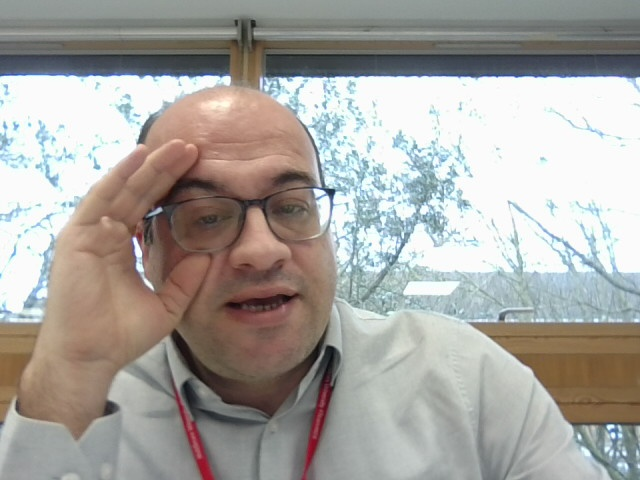
#> input picture Week2/Week 2 Codes/test_image.jpg, 640 x 480 px
$ jupyter execute --allow-errors V6_Colours.ipynb
#> lines starting #> are read from the running program, lines starting #| are printed output that depends on the picture; after the words box and inside, x2 and y2 are one past the last pixel; in counts of white or black regions, pixels touching at a corner belong together
# Colour processing

RGB is used to display colours for human benefit<br>
HSV are meaningful physical measures more convenient for processing<br>
https://en.wikipedia.org/wiki/HSL_and_HSV

[cell 1]
import cv2
import numpy as np
import matplotlib.pyplot as plt
plt.rcParams['figure.dpi'] = 100    # use to set resolution for all images

Load a colour image

[cell 2]
img = cv2.imread('image/Ace.png') # img = cv2.imread('./images/r5.jpg') #
cv2.imshow('image',img)
cv2.waitKey(0)
cv2.destroyAllWindows()

#> (a cell that did not finish here is left out)

Let's define a function for plotting a histogram for each image component

[cell 4]
def colour_histogram(image, space):
# the function gives the user the option to label the plot either RGB or HSV
# but does not convert or detect the actual format
#> called with space = 'rgb'
    if space == 'rgb':
        labels = ['Blue', 'Green', 'Red']
    elif space == 'hsv':
        labels = ['Hue', 'Saturation', 'Value']
    else:
        labels = ['Component 1', 'Component 2', 'Component 3']

    fig, ax = plt.subplots(1, 3, figsize=(15, 5))

    for h in range(3):
        ax[h].hist(image[:,:,h].ravel(),256,[0,256])
        ax[h].set_title(labels[h])

    plt.show()

Plot three histograms, for each colour component: B, G, R

#> (a cell that did not finish here is left out)

Plot three histograms, for each colour component: H, S, V

#> (a cell that did not finish here is left out)

[cell 7]
# function for plotting the histogram of hue values in the corresponding colours
def hue_histogram(image):
    img_HSV = cv2.cvtColor(image, cv2.COLOR_BGR2HSV);
    plt.figure()
    plt.xlim(0, 180)
    cm = plt.cm.get_cmap('hsv')
    n, bins, patches = plt.hist(img_HSV[:,:,0].ravel(), 256)
    for i, p in enumerate(patches):
        plt.setp(p, 'facecolor', cm(i/256))
    plt.show()

[cell 8]
img = cv2.imread('Ace.png')
#> (the rest of this cell did not finish here and is left out)

HSV seems to be a better representation for colours, but how can we identify colours using HSV space?

[cell 9]
import numpy as np
import matplotlib.pyplot as plt
from mpl_toolkits.mplot3d import Axes3D
from matplotlib import cm

def gauss(x, mu, sigma):
    return (2*np.pi*sigma**2)**(-.5) * np.exp(-(x-mu)**2/(2*sigma**2))

# for each colour we estimated mean and standard deviation of H, S and V values
colours = {}
colours['wood'] =        [[35.57,  37.35, 193.42], [7.63,  9.79, 13.81]] # these values will be used below
colours['red'] =         [[13.16, 127.28, 177.41], [9.83, 18.00, 32.83]]
colours['yellow'] =      [[31.09, 101.74, 208.73], [0.94, 15.65, 10.60]]
colours['blue'] =        [[99.87, 109.19, 220.15], [0.60,  9.25, 20.20]]
colours['green'] =       [[72.79, 105.61, 155.12], [1.34,  9.95, 15.63]]
colours['light_green'] = [[48.68, 110.81, 214.38], [2.45, 20.04, 19.22]]

plot_colour = {'wood':'k', 'red':'r', 'yellow':'y', 'blue':'b', 'green':'g', 'light_green':'c'}
labels = ['H', 'S', 'V']

# single channel plot of statistical distribution of each colour
channel = 0 # change value: 0, 1, 2, to plot each channel
for c in colours.keys():
    mu = colours[c][0][channel]
    sigma = colours[c][1][channel]
    min_x = mu - 4*sigma
    max_x = mu + 4*sigma
    x = np.linspace(min_x,max_x,100)
    y = gauss(x,mu,sigma)
    plt.plot(x,y,plot_colour[c])
plt.xlabel(labels[channel])
plt.legend(colours.keys())
plt.show()
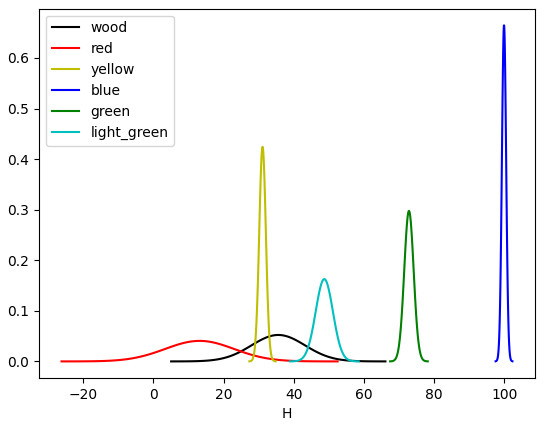
#> figure drawn by matplotlib, 1 panel; curve peaks at x = 35.26, y = 0.0522; curve peaks at x = 12.76, y = 0.0406; curve peaks at x = 31.05, y = 0.424

[cell 10]
# double channel (3D) plot
channels = (0, 1)
fig = plt.figure()
ax = plt.axes(projection='3d')

X = np.linspace(0,255,500)
Y = np.linspace(0,255,500)
X, Y = np.meshgrid(X, Y)
Z = 0.0*X+0.0*Y

for c in colours.keys():
    x_mu = colours[c][0][channels[0]]
    x_sigma = colours[c][1][channels[0]]
    y_mu = colours[c][0][channels[1]]
    y_sigma = colours[c][1][channels[1]]
    Z += gauss(X,x_mu,x_sigma)*gauss(Y,y_mu,y_sigma)
    ax.plot_surface(X,Y,Z,cmap=cm.coolwarm,
                       linewidth=0, antialiased=False)
ax.set_xlabel(labels[channels[0]], fontsize = 16)
ax.set_ylabel(labels[channels[1]], fontsize = 16)
plt.show()
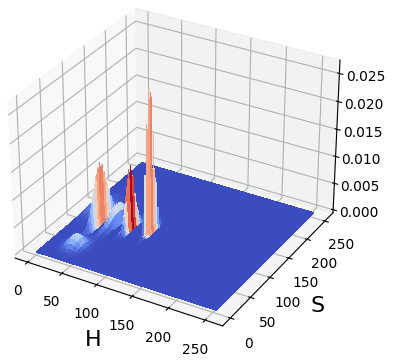
#> figure drawn by matplotlib, 1 panel

# Colour estimation and recognition

The first step of colour recognition is to identify the typical H, S, V values for each colour.
What sequence of operations should we execute?

For example (but find your own way):

1. identify the contour of the border of the card
2. find the top left corner, width and height with a bounding box (e.g. using cv2.boundingRect())
3. identify and select an area of the card with clear colour, relative to the bounding rectangle
4. crop the selected area
5. plot H, S, V histograms of the cropped area
6. save the values to use them during colour recognition

Once we know the values corresponding to a colour, we can apply thresholding in the HSV space.

This is done on the original image (converted to HSV), using cv2.inRange()

[cell 11]
HSVredmin = np.array([0, 60, 100]) # likely minimum HSV values for red (see above)
HSVredmax = np.array([20, 255, 255]) # likely maximum HSV values for red

img = cv2.imread('test_image.jpg')
#> img is the input picture: shape (480, 640, 3); mean B, G, R 159.4, 164, 167
#img = cv2.resize(img, None, fx=0.25, fy=0.25)
img_HSV = cv2.cvtColor(img, cv2.COLOR_BGR2HSV);
#> img_HSV: shape (480, 640, 3); mean H, S, V 55.1, 38.3, 174.7
img_col_th = cv2.inRange(img_HSV, HSVredmin, HSVredmax) # inRange selects all pixels within the desired ranges for the three channels
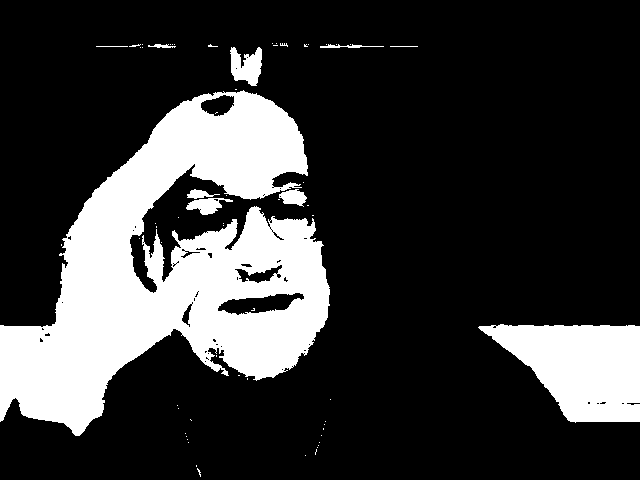
#> img_col_th: shape (480, 640); 22.4% white; 65 white regions (55 under 20 px), largest, box (x1, y1, x2, y2) and area: (0, 90, 330, 436) 56167, (478, 324, 640, 423) 10608, (230, 47, 262, 86) 840

cv2.imshow('original',img)
cv2.imshow('colour threshold',img_col_th)
cv2.waitKey(0)
cv2.destroyAllWindows()

HSV (Hue, Saturation, Value) is often considered more convenient for certain image processing tasks compared to RGB (Red, Green, Blue) because it separates the representation of color from its intensity and allows for more intuitive manipulation of color attributes.

Here are a few reasons why HSV might be preferred over RGB for certain tasks:

#### Intuitive Color Representation:
In HSV, the hue component represents the pure color information, saturation represents the intensity of the color, and value (or brightness) represents the brightness of the color. This separation makes it easier for humans to understand and manipulate colors intuitively. For example, adjusting the hue directly corresponds to changing the perceived color, while adjusting saturation and value allows for controlling the intensity and brightness of the color, respectively.

#### Ease of Color Manipulation:
In many image processing tasks such as color correction, segmentation, or object detection, manipulating colors based on their characteristics like hue or saturation is more intuitive in the HSV color space. For instance, detecting objects of a certain color might be easier when hue is the primary consideration, rather than considering a combination of red, green, and blue channels in RGB.

#### Color Filtering:
HSV often simplifies color filtering tasks. For example, if you're interested in identifying red objects in an image, you can filter based on the hue component in the HSV space, whereas in RGB, you would need to consider combinations of red, green, and blue channels, which can be more complex and less intuitive.

#### Segmentation:
HSV can be advantageous for segmenting images into regions of different colors or for separating foreground objects from the background based on color characteristics. This is because it's easier to define color ranges in the HSV space compared to RGB.

#### Reduced Correlation:
In the RGB color space, the three channels (red, green, blue) are correlated, which can complicate certain image processing tasks. In contrast, HSV separates the color, saturation, and brightness components, reducing this correlation and potentially simplifying analysis.

### Uno cards have four colors: red, yellow, green, blue

https://www.w3schools.com/html/html_colors_hsl.asp#:~:text=Hue%20is%20a%20degree%20on,100%25%20is%20the%20full%20color.

[cell 12]
HSVredmin = np.array([0, 60, 100]) # likely minimum HSV values for red (see above)
HSVredmax = np.array([20, 255, 255]) # likely maximum HSV values for red
HSVyellowmin = np.array([20, 60, 100]) # likely minimum HSV values for red (see above)
HSVyellowmax = np.array([40, 255, 255]) # likely maximum HSV values for red
HSVgreenmin = np.array([40, 60, 100]) # likely minimum HSV values for green (see above)
HSVgreenmax = np.array([60, 255, 255]) # likely maximum HSV values for green
HSVbluemin = np.array([100, 60, 100]) # likely minimum HSV values for blue (see above)
HSVbluemax = np.array([255, 255, 255]) # likely maximum HSV values for blue


#img = cv2.imread('test_image.jpg')
img = cv2.imread("Unocardbluereverse.png")
#img = cv2.resize(img, None, fx=0.25, fy=0.25)
#> (the rest of this cell did not finish here and is left out)

[cell 13]
img_col_th[400,:]
#> Out = 640 values, max 255 at index 0, min 0 at index 12, mean 72.91
